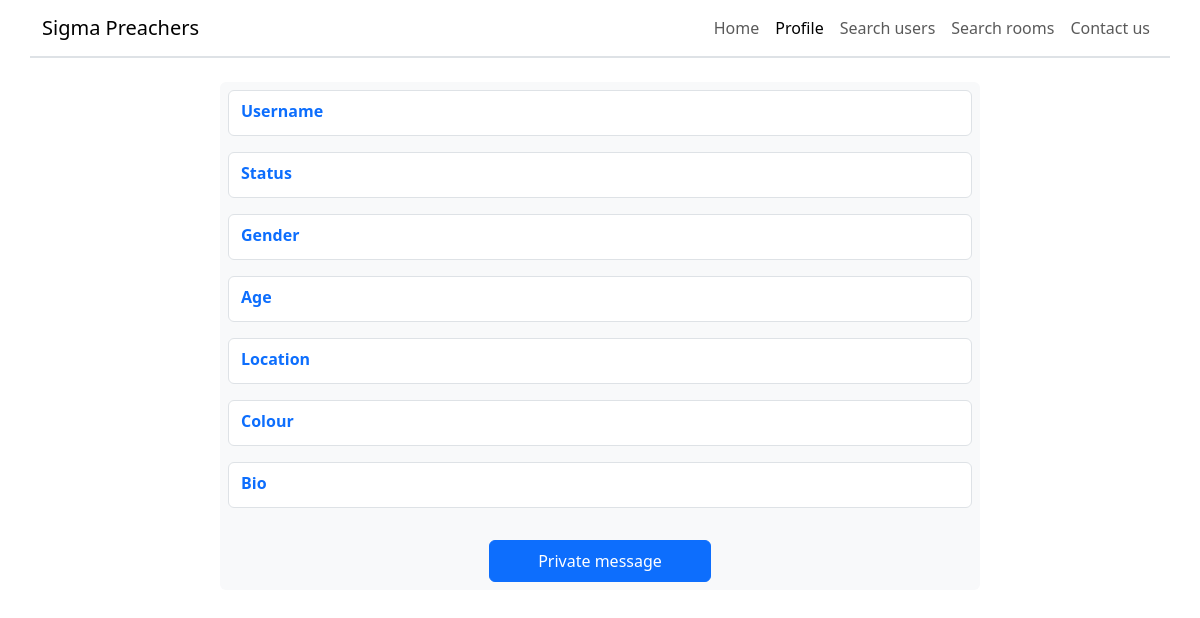
The page /view_profile/3 (signed in) on the database as committed earlier.
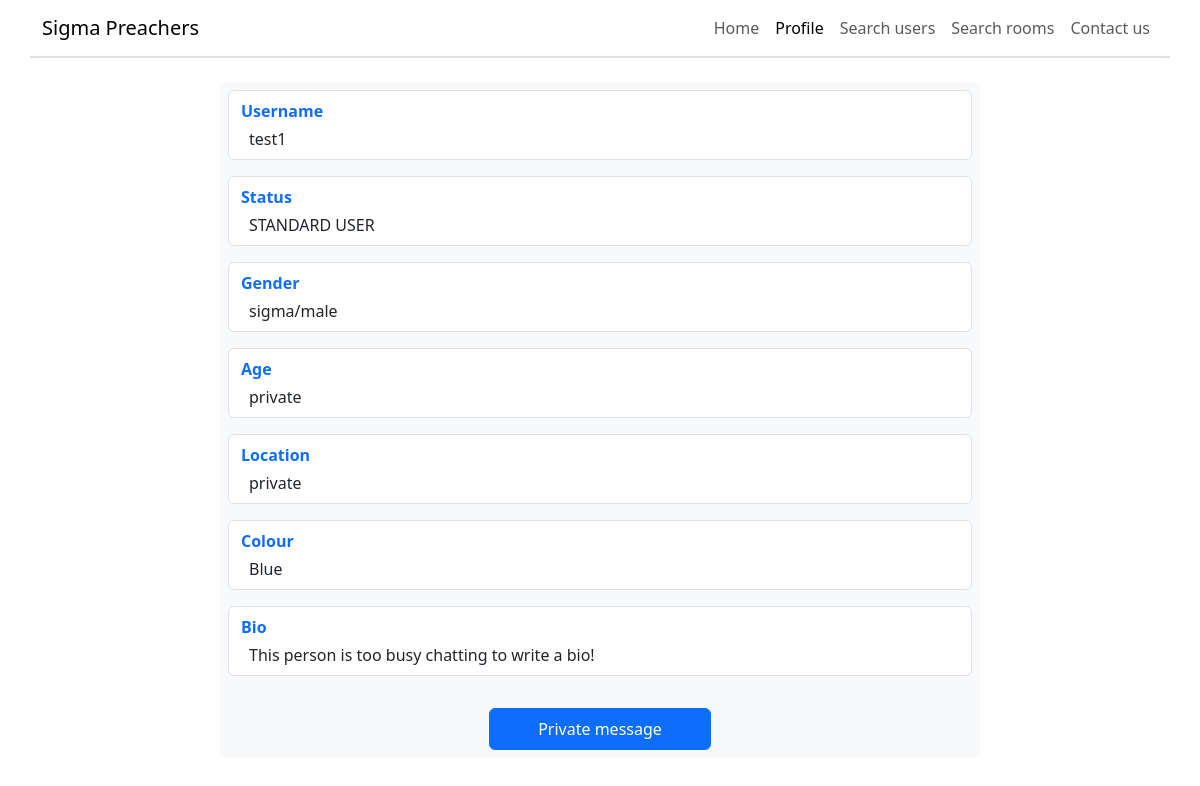
The same page on the database as committed later.
### project/database/create_db.py (models this page shows)
class User(UserMixin, db.Model):
    __tablename__ = "users"
    id = db.Column(db.Integer, primary_key=True, autoincrement=True)
    username = db.Column(db.String(67), unique=True, nullable=False)
    password = db.Column(db.Integer, nullable=False)  # Only store password hash
    status = db.Column(db.String(20), default="STANDARD USER", nullable=False)
    gender = db.Column(db.String(67), default="sigma/male", nullable=False)
    age = db.Column(db.Integer, default=-1, nullable=False)
    location = db.Column(db.String(67), default="private", nullable=False)
    bio = db.Column(
        db.String(255),
        default="This person is too busy chatting to write a bio!",
        nullable=False,
    )
    banned = db.Column(db.Boolean, default=False, nullable=False)
    ban_end = db.Column(db.Integer, default=int(datetime.now().timestamp()))
    colour = db.Column(db.String(255), default="Blue", nullable=False)
    email = db.Column(db.String(255))
    email_verification_code = db.Column(db.Integer)
    email_verified = db.Column(db.Boolean, nullable=False, default=False)
    room_access = db.relationship("RoomAccess", backref="user")
    admin_messages = db.relationship("AdminMessage", backref="user")
    room_message = db.relationship("RoomMessage", backref="user")

### project/routes/view_profile.py (the view)
@view_profile_bp.route("/view_profile/<int:id>")
@login_required
def view_profile(id):
    ban_service = BanService(id)
    ban_service.is_user_banned()
    service = ViewProfileService(id)
    user_details = service.get_user_object()
    own_profile = id == current_user.id
    return render_template(
        "view_profile.html", user_details=user_details, own_profile=own_profile
    )

### project/database/select_db.py (called while the page is built)
    @staticmethod
    def select_user_with_id(user_id: int) -> User | None:
        found_user = User.query.filter(User.id == user_id).first()
        if found_user is None:
            return None
        if type(found_user.ban_end) == str:
            return found_user
        found_user.ban_end = datetime.fromtimestamp(
            found_user.ban_end
        ).strftime("%d/%m/%Y")
        return found_user

    @staticmethod
    def is_banned(user_id: int) -> bool:
        user = User.query.filter(User.id == user_id).first()
        if user is None:
            return True
        return user.banned

    @staticmethod
    def has_ban_ended(user_id: int) -> bool:
        user = User.query.filter(User.id == user_id).first()
        if user is None:
            return False
        current_time = int(datetime.now().timestamp())
        if current_time >= user.ban_end:
            return True
        return False

### project/services/ban.py (called while the page is built)
    def is_user_banned(self):
        banned = Select.is_banned(self.user_id)
        if not banned:
            return False
        if Select.has_ban_ended(self.user_id):
            self.unban_user()
            return False
        return True

### project/services/view_profile.py (called while the page is built)
    def get_user_object(self) -> User:
        return Select.select_user_with_id(self.user_id)

### project/templates/view_profile.html (shortened to what this page needs)
{% extends "base_header.html" %}
{% block main %}
<main class="mt-4">
    <div class="row d-flex justify-content-center mb-5">
        <div class="bg-light rounded p-2 mb-5 col-sm-8">
            <div class="d-flex flex-column row border py-2 mx-0 rounded mb-3" style="background-color: white;">
                <p class="text-primary fw-bold ms-0 my-0">Username</p>
                <p class="mt-1 ms-2 mb-0">{{ user_details.username }}</p>
            </div>
            <div class="d-flex flex-column row border py-2 mx-0 rounded mb-3" style="background-color: white;">
                <p class="text-primary fw-bold ms-0 my-0">Status</p>
                <p class="mt-1 ms-2 mb-0">{{ user_details.status }}</p>
            </div>
            <div class="d-flex flex-column row border py-2 mx-0 rounded mb-3" style="background-color: white;">
                <p class="text-primary fw-bold ms-0 my-0">Gender</p>
                <p class="mt-1 ms-2 mb-0">{{ user_details.gender }}</p>
            </div>
            <div class="d-flex flex-column row border py-2 mx-0 rounded mb-3" style="background-color: white;">
                <p class="text-primary fw-bold ms-0 my-0">Age</p>
                {% if user_details.age == -1 %}
                <p class="mt-1 ms-2 mb-0">private</p>
                {% else %}
                <p class="mt-1 ms-2 mb-0">{{ user_details.age }}</p>
                {% endif %}
            </div>
            <div class="d-flex flex-column row border py-2 mx-0 rounded mb-3" style="background-color: white;">
                <p class="text-primary fw-bold ms-0 my-0">Location</p>
                <p class="mt-1 ms-2 mb-0">{{ user_details.location }}</p>
            </div>
            <div class="d-flex flex-column row border py-2 mx-0 rounded mb-3" style="background-color: white;">
                <p class="text-primary fw-bold ms-0 my-0">Colour</p>
                <p class="mt-1 ms-2 mb-0">{{ user_details.colour }}</p>
            </div>
            <div class="d-flex flex-column row border py-2 mx-0 rounded" style="background-color: white;">
                <p class="text-primary fw-bold ms-0 my-0">Bio</p>
                <p class="mt-1 ms-2 mb-0 text-break">{{ user_details.bio }}</p>
            </div>
            {% if not own_profile %}
            <div class="d-flex justify-content-center mt-3" style="width: 100%">
                <a href="/view_profile/private_message/{{ user_details.id }}" class="btn btn-primary py-2 mx-auto mt-3 px-5">Private message</a>
            </div>
            {% endif %}
        </div>
    </div>
</main>
{% endblock %}

### project/templates/base_header.html (shortened to what this page needs)
{% extends "base.html" %}
{% block body %}
<header class="row border-bottom border-2">
    <nav class="navbar navbar-expand-sm">
        <div class="container-fluid">
            <a class="navbar-brand" href="/">Sigma Preachers</a>
            <div class="collapse navbar-collapse" id="collapsibleNavbar">
                <ul class="navbar-nav ms-auto">
                    <li class="nav-item">
                        <a class="nav-link" href="/home" id="home">Home</a>
                    </li>
                    <li class="nav-item">
                        <a class="nav-link" href="/view_profile/{{ current_user.id }}" id="profile">Profile</a>
                    </li>
                    <li class="nav-item">
                        <a class="nav-link" href="/search_users" id="search-users">Search users</a>
                    </li>
                    <li class="nav-item">
                        <a class="nav-link" href="/search_rooms" id="search-rooms">Search rooms</a>
                    </li>
                    <li class="nav-item">
                        <a class="nav-link" href="/contact_us" id="contact-us">Contact us</a>
                    </li>
                </ul>
            </div>
        </div>
    </nav>
</header>
{% block main %}{% endblock %}
{% endblock %}

### project/templates/base.html (shortened to what this page needs)
<!doctype html>
<html lang="en" data-bs-theme="light">
    <head>
        <link
            href="https://cdn.jsdelivr.net/npm/bootstrap@5.3.8/dist/css/bootstrap.min.css"
            rel="stylesheet"
        />
    </head>
    <body class="container">
        {% block body %}{% endblock %}
    </body>
</html>

Rows that differ between the two databases and show on the page:
added User: username "test1", status "STANDARD USER", gender "sigma/male", location "private", colour "Blue", bio "This person is too busy chatting to write a bio!"
Other text that changed with them:
text now shown: "private"
